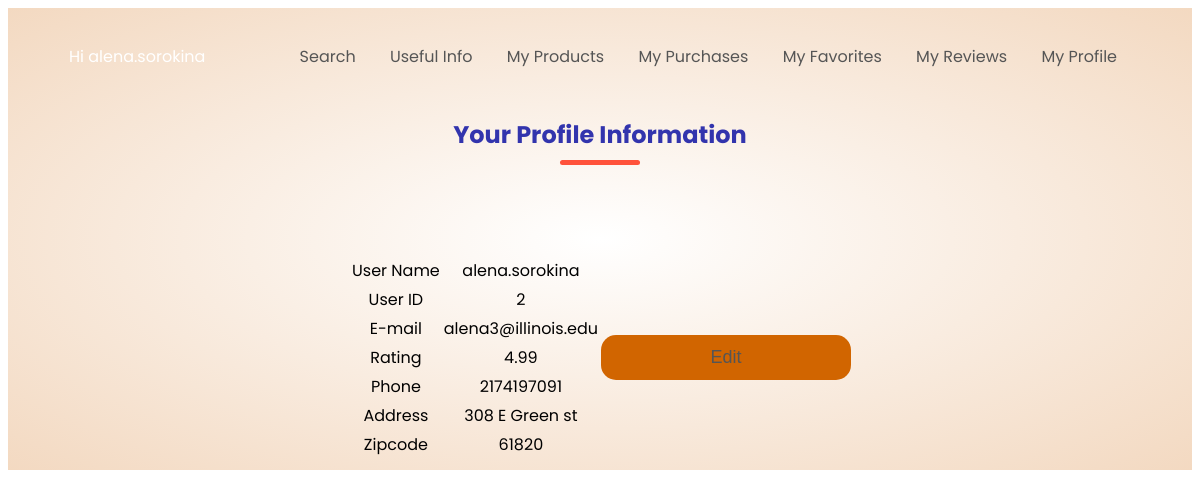
The app's page /my_profile.php (signed in) with its own data.
### tables this page shows
CREATE TABLE `Customer` (
  `User_ID` int(11) NOT NULL,
  `User_Name` varchar(50) DEFAULT NULL,
  `Email` varchar(50) DEFAULT NULL,
  `User_Password` varchar(255) DEFAULT NULL,
  `Rating` double DEFAULT NULL,
  `Address` varchar(50) DEFAULT NULL,
  `Phone` varchar(50) DEFAULT NULL,
  `Zipcode` int(11) DEFAULT NULL,
  `Lat` double DEFAULT NULL,
  `Lon` double DEFAULT NULL
);

### my_profile.php (the view)
<?php
  require "my_products_header.php";
?>
<main>
<div class="small-container">
      <h2 class="title"> Your Profile Information</h2>
      <div class="row">
<?php
  include 'mysqli_connect.php';
  $query=mysqli_query($dbc,"SELECT * FROM Customer WHERE User_ID='$User_ID'")or die(mysqli_error());
  $row=mysqli_fetch_array($query);
?>
<div class="col-5">
<table>
  <tr>
    <td>User Name </td>
    <td><?php echo $row['User_Name']; ?></td>
  </tr>
  <tr>
    <td>User ID</td>
    <td><?php echo $row['User_ID']; ?></td>
  </tr>
  <tr>
    <td>E-mail</td>
    <td><?php echo $row['Email']; ?></td>
  </tr>
  <tr>
    <td>Rating</td>
    <td><?php echo $row['Rating']; ?></td>
  </tr>
  <tr>
    <td>Phone</td>
    <td><?php echo $row['Phone']; ?></td>
  </tr>
  <tr>
    <td>Address</td>
    <td><?php echo $row['Address']; ?></td>
  </tr>
  <tr>
    <td>Zipcode</td>
    <td><?php echo $row['Zipcode']; ?></td>
  </tr>
</table>
<button class="col-4-btn">
        <?php echo "<a href=my_profile_edit.php >Edit</a>" ?>
</button>
</div>
</main>

### style_product.css (style rules this page uses)
body { font-family: 'Poppins', sans-serif; }
a { text-decoration: none; color: #555; }
.row { display: flex; align-items: center; flex-wrap: wrap; justify-content: space-around; }
.small-container { max-width: 1080; margin: auto; padding-left: 25px; padding-right: 25px; }
.small-container button { border: none; outline: 0; display: inline-block; padding: 12px; color: white; text-align: center; cursor: pointer; width: 250px; font-size: 18px; }
.title { text-align: center; margin: 0 auto 80px; position: relative; line-height: 60px; color: #3234ad }
.title::after { content: ''; background: #ff523b; width: 80px; height: 5px; border-radius: 5px; position: absolute; bottom: 0; left: 50%; transform: translateX(-50%); }
.col-4-btn { display: inline-block; background: #d16500; padding: 8px 0px; margin: 10px 0; border-radius: 15px; transition: background 0.3s; }
.col-5 { text-align: center; position: relative; display: flex; justify-content: center; align-items: center; padding: 10px; margin: 0 auto; object-fit: cover; }

### records on screen
customer: User_Name "alena.sorokina", User_ID "2", Email "alena3@illinois.edu", Rating "4.99", Phone "2174197091", Address "308 E Green st", Zipcode "61820"

### other values on screen
$User_Name "alena.sorokina"
